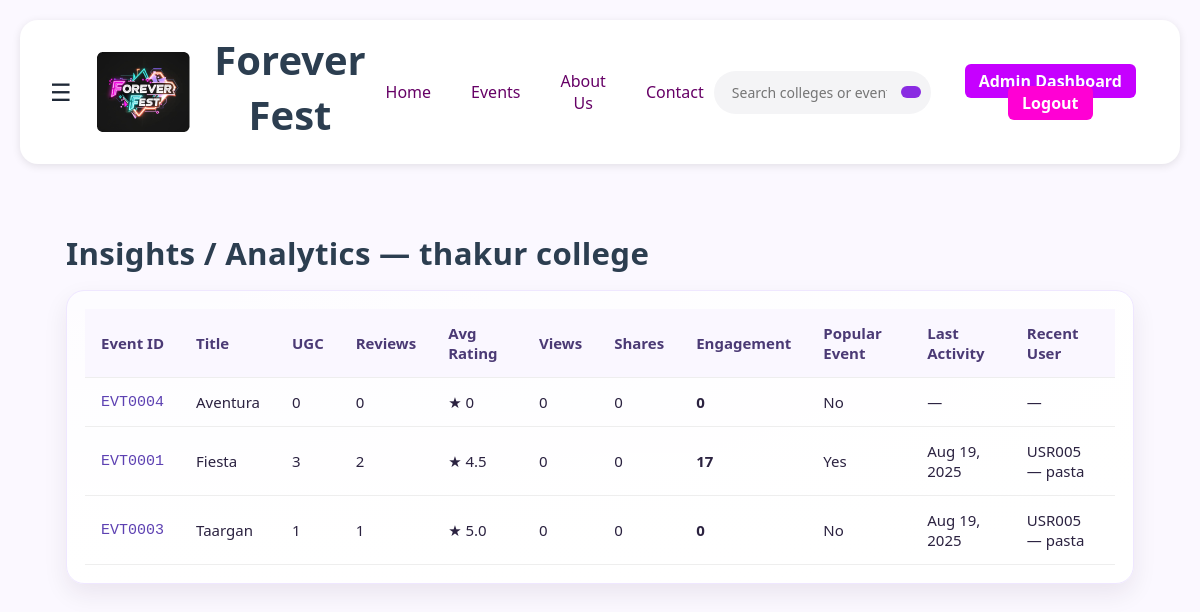
/events/admin/reports/analytics/ (signed in), run on the app's committed database.
### colleges/models.py (models this page shows, shortened)
class College(models.Model):
    college_id  = models.CharField(max_length=20, primary_key=True, unique=True, default=generate_college_id)
    name        = models.CharField(max_length=100, unique=True)
    contact_no  = models.CharField(max_length=15, blank=True, null=True)
    email       = models.EmailField(max_length=120, blank=True, null=True)
    location    = models.CharField(max_length=120, blank=True, null=True)
    owner_admin = models.OneToOneField(
    AdminProfile, on_delete=models.CASCADE, related_name='college',
    null=True, blank=True
    )
    logo  = models.ImageField(upload_to="college_logos/",blank=True,null=True)
    created_at = models.DateTimeField(auto_now_add=True)

### events/models.py (models this page shows, shortened)
class Event(models.Model):
    image_url = models.CharField(max_length=255, blank=True)
    event_id = models.CharField(primary_key=True, max_length=20, default=generate_event_id)
    college = models.ForeignKey(College,to_field="college_id", db_column="college_id",on_delete=models.CASCADE, related_name="events",)
    title = models.CharField(max_length=80)
    description = models.TextField(blank=True)
    date_time = models.DateTimeField(null=True, blank=True)
    location = models.CharField(max_length=120, blank=True)
    created_by = models.ForeignKey(AdminProfile,to_field="admin_id",db_column="created_by",on_delete=models.SET_NULL,null=True,blank=True,related_name="created_events",)
    class Meta:
        db_table = "events"

### analytics/models.py (models this page shows, shortened)
class Analytics(models.Model):
    analytics_id = models.CharField(
        primary_key=True, max_length=20, default=generate_analytics_id
    )
    event = models.ForeignKey(
        Event,
        to_field="event_id",
        db_column="event_id",
        on_delete=models.CASCADE,
        related_name="analytics",
    )
    engagement_score = models.IntegerField(default=0)
    views = models.IntegerField(default=0)
    shares = models.IntegerField(default=0)
    popular_event = models.CharField(max_length=20, blank=True)
    users = models.ManyToManyField(
        UserProfile,
        through="AnalyticsUser",
        related_name="analytics_items",
    )
    class Meta:
        db_table = "analytics"

### accounts/models.py (models this page shows, shortened)
class UserProfile(models.Model):
    user_id = models.CharField(primary_key=True, max_length=20, default=generate_user_id, editable=False)
    username = models.CharField(max_length=25)
    email = models.EmailField(max_length=25, unique=True)
    password = models.CharField(max_length=128)
    profile_info = models.CharField(max_length=50, blank=True, null=True)
    preferences = models.CharField(max_length=20, blank=True, null=True)

### events/views.py (the view)
# urls.py: path("admin/reports/analytics/", views.admin_analytics_view, name="admin_analytics"),
@require_http_methods(["GET"])
def admin_analytics_view(request):
    gate = _require_admin(request)
    if gate is None:
        return redirect("admin_login")
    admin, college = gate
    events_qs = Event.objects.filter(college=college).order_by("title")
    rows = []
    for ev in events_qs:
        ana, _ = Analytics.objects.get_or_create(event=ev)
        ugc_count     = UGC.objects.filter(event=ev).count()
        reviews_qs    = Review.objects.filter(event=ev)
        reviews_count = reviews_qs.count()
        avg_rating    = reviews_qs.aggregate(a=Avg("rating"))["a"] or 0
        views         = ana.views or 0
        shares        = ana.shares or 0
        engagement_score = (ugc_count*3) + (reviews_count*4) + int(avg_rating*2) + (views*1) + (shares*2)
        last_ugc_dt   = UGC.objects.filter(event=ev).aggregate(m=Max("posted_on"))["m"]
        last_rev_dt   = reviews_qs.aggregate(m=Max("date_posted"))["m"]
        last_activity = max([d for d in (last_ugc_dt, last_rev_dt) if d], default=None)
        recent_user = None
        if last_activity:
            u = (UGC.objects.filter(event=ev, posted_on=last_activity)
                          .select_related("user").order_by("-ugc_id").first())
            if not u:
                rv = (Review.objects.filter(event=ev, date_posted=last_activity)
                                 .select_related("user").order_by("-review_id").first())
                u = rv
            recent_user = getattr(u, "user", None)
        if not recent_user:
            link = (AnalyticsUser.objects.filter(analytics=ana)
                                   .select_related("user")
                                   .order_by("-id").first())
            recent_user = link.user if link else None
        rows.append({
            "event": ev,
            "analytics": ana,
            "ugc_count": ugc_count,
            "reviews_count": reviews_count,
            "avg_rating": avg_rating,
            "views": views,
            "shares": shares,
            "engagement_score": engagement_score,
            "last_activity": last_activity,
            "recent_user": recent_user,
        })
    if rows:
        rows_sorted = sorted(
            rows,
            key=lambda r: (r["engagement_score"], r["event"].title, r["event"].event_id)
        )
        popular_row = rows_sorted[-1]   # highest score
        popular_event_id = popular_row["event"].event_id
        Analytics.objects.filter(event__college=college).update(popular_event="no")
        Analytics.objects.filter(event__event_id=popular_event_id).update(popular_event="yes")
        for r in rows:
            r["is_popular"] = (r["event"].event_id == popular_event_id)
    else:
        popular_event_id = None
    return render(request, "events/admin_analytics.html", {
        "admin": admin,
        "college": college,
        "rows": rows,
        "popular_event_id": popular_event_id,
    })

### events/views.py (called while the page is built)
def _require_admin(request):
    admin_id = request.session.get(ADMIN_SESSION_KEY)
    if not admin_id:
        messages.error(request, "Please log in as admin.")
        return None
    try:
        admin = AdminProfile.objects.select_related("college").get(admin_id=admin_id)
    except AdminProfile.DoesNotExist:
        messages.error(request, "Session invalid. Please log in again.")
        return None
    college = getattr(admin, "college", None)
    if college is None:
        college = College.objects.filter(owner_admin=admin).first()
    return admin, college

### events/templates/events/admin_analytics.html (shortened to what this page needs)
{% extends "accounts/base.html" %}
{% load static %}
{% block content %}
<link rel="stylesheet" href="{% static 'css/admin_analytics.css' %}">
<section class="ana-wrap">
  <div class="ana-container">
    <h1 class="ana-page-title">Insights / Analytics{% if college %} — {{ college.name }}{% endif %}</h1>
    <article class="ana-card">
      <div class="table-responsive">
        <table class="ana-table">
          <thead>
            <tr>
              <th>Event ID</th>
              <th>Title</th>
              <th>UGC</th>
              <th>Reviews</th>
              <th>Avg Rating</th>
              <th>Views</th>
              <th>Shares</th>
              <th>Engagement</th>
              <th>Popular Event</th>
              <th>Last Activity</th>
              <th>Recent User</th>
            </tr>
          </thead>
          <tbody>
            {% for r in rows %}
              <tr>
                <td class="mono">{{ r.event.event_id }}</td>
                <td>{{ r.event.title }}</td>
                <td>{{ r.ugc_count }}</td>
                <td>{{ r.reviews_count }}</td>
                <td>★ {{ r.avg_rating }}</td>
                <td>{{ r.analytics.views }}</td>
                <td>{{ r.analytics.shares }}</td>
                <td class="bold">{{ r.analytics.engagement_score }}</td>
                <td>{% if r.is_popular or r.analytics.popular_event == "yes" %}Yes{% else %}No{% endif %}</td>
                <td>{% if r.last_activity %}{{ r.last_activity|date:"M d, Y" }}{% else %}—{% endif %}</td>
                <td>
                  {% if r.recent_user %}
                    {{ r.recent_user.user_id }} — {{ r.recent_user.username }}
                  {% else %}
                    —
                  {% endif %}
                </td>
              </tr>
            {% empty %}
              <tr><td colspan="10" class="empty">No data yet.</td></tr>
            {% endfor %}
          </tbody>
        </table>
      </div>
    </article>
  </div>
</section>
{% endblock %}

### static/css/style.css (style rules this page uses)
body { font-family: 'Inter', sans-serif; margin: 0; padding: 0; background: #fffafc; }
body { background: #F7F8FC; }
body, html { height: 100%; margin: 0; }
:root { --primary-color: #2c3e50; --secondary-color: #3498db; --accent-color: #e74c3c; --light-color: #f5f7fa; --dark-color: #2c4e50; --shadow: 0 4px 6px rgba(0,0,0,.1); --radius: 8px; --page-max-width: 1200px; }
* { margin: 0; padding: 0; box-sizing: border-box; font-family: 'Segoe UI', Tahoma, Geneva, Verdana, sans-serif; }
body { background: var(--light-color); color: var(--dark-color); padding: 20px; }
h1 { color: var(--primary-color); font-size: 2.5rem; margin-bottom: 10px; }
body { margin: 0; font-family: 'Inter', sans-serif; background: #fffafc; color: #222; }

### static/css/admin_analytics.css (style rules this page uses)
:root { --bg:#fbf8ff; --card:#fff; --ink:#2b2240; --muted:#7a6d99; --brand:#7b3fe4; --accent:#efe7ff; --ring:rgba(123,63,228,.25); --shadow:0 10px 24px rgba(34,18,51,.08); --radius:18px; }
body { background:var(--bg); color:var(--ink); }
.ana-wrap { padding:28px 0 56px; }
.ana-container { max-width:1100px; margin:0 auto; padding:0 16px; }
.ana-page-title { margin:0 0 16px; font-weight:900; letter-spacing:.3px; font-size: clamp(22px, 2.6vw, 32px); }
.ana-card { background: linear-gradient(180deg,#ffffffcc,#fffffffa) padding-box, radial-gradient(120% 120% at 0 0,#f6f0ff,#ffffff) border-box; border:1px solid var(--accent); border-radius:var(--radius); box-shadow:var(--shadow); padding:18px; }
.ana-table { width:100%; border-collapse:collapse; }
.ana-table th, .ana-table td { padding:14px 16px; border-bottom:1px solid #eee; text-align:left; font-size:15px; }
.ana-table thead th { background:#faf7ff; font-weight:800; color:#4b3a75; }
.mono { font-family: ui-monospace, SFMono-Regular, Menlo, Consolas, monospace; color:#5d41b2; }
.bold { font-weight:800; }

### data on the page
College: name "thakur college"
Event: event.event_id "EVT0004", event "Aventura", ugc_count "0", reviews_count "0", avg_rating "0", analytics.views "0", analytics.shares "0", analytics.engagement_score "0", shows "No"
Event: event.event_id "EVT0001", event "Fiesta", ugc_count "3", reviews_count "2", avg_rating "4.5", analytics.views "0", analytics.shares "0", analytics.engagement_score "17", shows "Yes", last_activity "Aug 19, 2025", recent_user.user_id "USR005", recent_user.username "pasta"
Event: event.event_id "EVT0003", event "Taargan", ugc_count "1", reviews_count "1", avg_rating "5.0", analytics.views "0", analytics.shares "0", analytics.engagement_score "0", shows "No", last_activity "Aug 19, 2025", recent_user.user_id "USR005", recent_user.username "pasta"
